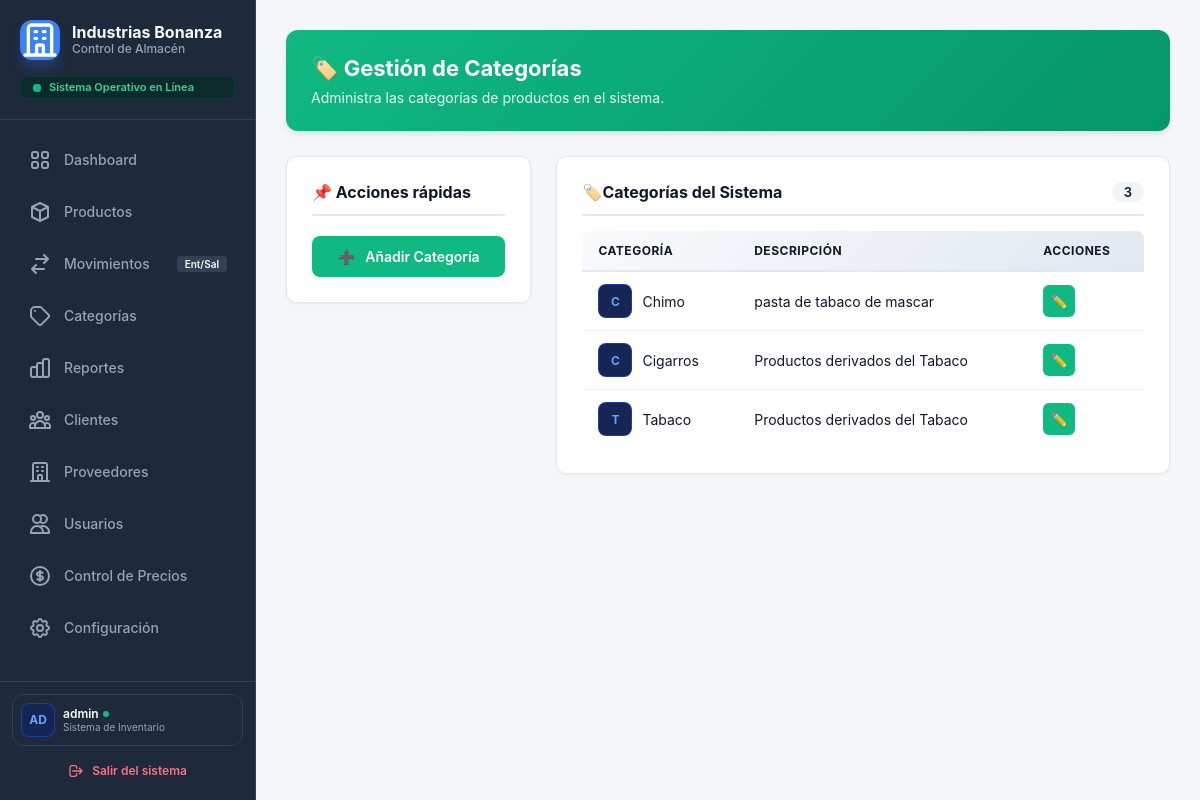
The app's page /index.php?controller=categoria&action=formcategoria (signed in) with its own data.
### tables this page shows
CREATE TABLE `categorias` (
  `id_categoria` int(11) NOT NULL AUTO_INCREMENT,
  `nombre` varchar(50) NOT NULL,
  `descripcion` varchar(255) DEFAULT NULL,
  `estado` tinyint(1) DEFAULT 1,
  PRIMARY KEY (`id_categoria`)
);

### app/controller/categoriaController.php (called while the page is built, shortened)
<?php
require_once __DIR__ . '/../model/categoriaModel.php';
class CategoriaController {
    private $categoriaModel;
    public function __construct() {
        $database = new Database();
        $pdo = $database->getConnection();
        $this->categoriaModel = new CategoriaModel($pdo);
    }
    public function formcategoria() {
        $categorias = $this->categoriaModel->getAll();
        require_once __DIR__ . '/../../app/views/categorias/categorias.php';
    }
}
?>

### public/index.php (called while the page is built, shortened)
<?php
$controlador = $_GET['controller'] ?? 'sistema';
$accion      = $_GET['action']     ?? 'index';
$controlador = is_string($controlador) ? strtolower($controlador) : '';
$accion      = is_string($accion)      ? strtolower($accion)      : '';
$definicion = $rutas[$controlador];
$ruta       = $definicion['acciones'][$accion];
$json       = $ruta['json'];
try {
    $instancia = new $clase();
    $instancia->$accion();
} catch (Throwable $e) {
    registrarEvento('error_interno', $controlador . '/' . $accion . ': ' . $e->getMessage());
    responderError(
        500,
        MODO_DESARROLLO ? $e->getMessage() : 'Ocurrió un error interno. Inténtalo de nuevo más tarde.',
        $json
    );
}

### app/model/categoriaModel.php (called while the page is built, shortened)
<?php
    class CategoriaModel{
        private $pdo;
        public function __construct($pdo){
            $this->pdo = $pdo;
        }
        public function getAll(){
            $stmt = $this->pdo->query("SELECT * FROM categorias  ORDER BY nombre ASC");
            return $stmt->fetchAll(PDO::FETCH_ASSOC);
        }
}
?>

### app/views/categorias/categorias.php (the view, shortened to what this page needs)
<!DOCTYPE html>
<html lang="es">
<head>
    <link rel="stylesheet" href="assets/css/sidebar.css" />
    <link rel="stylesheet" href="assets/css/categoria.css" />
</head>
<body>
    <?php require_once __DIR__ . '/../layouts/sidebar.php'; ?>
    <main class="main">
        <div class="welcome-card">
            <h1>🏷️ Gestión de Categorías</h1>
            <p>Administra las categorías de productos en el sistema.</p>
        </div>
        <div class="users-section">
            <div class="actions-panel">
                <h3>📌 Acciones rápidas</h3>
                <div class="btn-group">
                    <a href="index.php?controller=categoria&action=fromcrearCategoria" class="btn-action btn-add-user">
                        <span class="icon-add"></span> Añadir Categoría
                    </a>
                </div>
            </div>
            <div class="users-list-panel">
                <h3>
                     🏷️Categorías del Sistema
                    <span class="user-counter">
                        <?php echo isset($categorias) ? count($categorias) : 0; ?>
                    </span>
                </h3>
                <div class="table-container">
                    <table class="users-table">
                        <thead>
                            <tr>
                                <th>Categoría</th>
                                <th>Descripción</th>
                                <th>Acciones</th>
                            </tr>
                        </thead>
                        <tbody>
                            <?php if (!empty($categorias)): ?>
                                <?php foreach ($categorias as $categoria): ?>
                                    <tr>
                                        <td>
                                            <div class="user-name-display">
                                                <div class="user-avatar">
                                                    <?= strtoupper(substr(htmlspecialchars($categoria['nombre'] ?? 'C'), 0, 1)) ?>
                                                </div>
                                                <span><?= htmlspecialchars($categoria['nombre'] ?? '') ?></span>
                                            </div>
                                        </td>
                                        <td>
                                            <?= htmlspecialchars($categoria['descripcion'] ?? '') ?>
                                        </td>
                                        <td>
                                            <a href="index.php?controller=categoria&action=fromeditarCategoria&id=<?= $categoria['id_categoria'] ?? '' ?>"
                                                   class="btn-table btn-edit"
                                                   title="Editar categoría">
                                                    <span class="icon-edit"></span>
                                            </a>
                                        </td>
                                    </tr>
                                <?php endforeach; ?>
                            <?php endif; ?>
                        </tbody>
                    </table>
                </div>
            </div>
        </div>
    </main>
</body>
</html>

### public/assets/css/sidebar.css (style rules this page uses)
:root { --sidebar-bg: #1e293b; --sidebar-border: #334155; --sidebar-text: #f8fafc; --sidebar-text-muted: #94a3b8; --sidebar-hover: #334155; --bonanza-blue: #3b82f6; }
body { display: flex; min-height: 100vh; margin: 0; font-family: 'Inter', 'Segoe UI', Roboto, sans-serif; background-color: #f4f6f9; }
.user-avatar { width: 32px; height: 32px; border-radius: 0.5rem; background-color: #172554; border: 1px solid rgba(29, 78, 216, 0.6); color: #60a5fa; font-size: 12px; font-weight: 700; display: flex; align-items: center; justify-content: center; flex-shrink: 0; text-transform: uppercase; }

### public/assets/css/categoria.css (style rules this page uses)
.main { flex: 1; padding: 30px; box-sizing: border-box; min-height: 100vh; }
.users-section { display: grid; grid-template-columns: 1fr 2.5fr; gap: 25px; margin-top: 20px; }
.actions-panel { background-color: #ffffff; padding: 25px; border-radius: 10px; border: 1px solid #e2e8f0; box-shadow: 0 1px 3px rgba(0, 0, 0, 0.05); align-self: start; }
.actions-panel h3 { color: #0f172a; font-size: 16px; margin-top: 0; margin-bottom: 20px; border-bottom: 2px solid #e2e8f0; padding-bottom: 12px; }
.btn-group { display: flex; flex-direction: column; gap: 12px; }
.btn-action { display: inline-flex; align-items: center; justify-content: center; gap: 10px; padding: 12px 20px; border: none; border-radius: 8px; font-size: 14px; font-weight: 600; cursor: pointer; transition: all 0.3s ease; text-decoration: none; color: #ffffff; }
.btn-add-user { background-color: #10b981; }
.users-list-panel { background-color: #ffffff; padding: 25px; border-radius: 10px; border: 1px solid #e2e8f0; box-shadow: 0 1px 3px rgba(0, 0, 0, 0.05); }
.users-list-panel h3 { color: #0f172a; font-size: 16px; margin-top: 0; margin-bottom: 15px; border-bottom: 2px solid #e2e8f0; padding-bottom: 12px; display: flex; justify-content: space-between; align-items: center; }
.user-counter { background: #f1f5f9; padding: 2px 12px; border-radius: 12px; font-size: 13px; color: #0f172a; font-weight: 600; }
.table-container { overflow-x: auto; }
.users-table { width: 100%; border-collapse: collapse; border-radius: 8px; overflow: hidden; }
.users-table thead { background: linear-gradient(135deg, #f8fafc, #e2e8f0); }
.users-table th { text-align: left; padding: 12px 16px; color: #0f172a; font-size: 12px; font-weight: 700; text-transform: uppercase; letter-spacing: 0.5px; border-bottom: 2px solid #e2e8f0; }
.users-table td { padding: 12px 16px; color: #0f172a; font-size: 14px; border-bottom: 1px solid #f1f5f9; }
.users-table tbody tr { transition: all 0.2s ease; }
.users-table tbody tr:last-child td { border-bottom: none; }
.user-name-display { display: flex; align-items: center; gap: 10px; }
.btn-table { display: inline-flex; align-items: center; justify-content: center; width: 32px; height: 32px; border: none; border-radius: 6px; cursor: pointer; transition: all 0.2s ease; text-decoration: none; color: #ffffff; font-size: 13px; }
.btn-edit { background-color: #10b981; }
.welcome-card { background: linear-gradient(135deg, #10b981, #059669); color: #ffffff; padding: 25px; border-radius: 12px; margin-bottom: 25px; box-shadow: 0 4px 6px -1px rgba(0, 0, 0, 0.1); }
.welcome-card h1 { font-size: 22px; margin-bottom: 8px; margin-top: 0; }
.welcome-card p { opacity: 0.9; font-size: 14px; margin: 0; }
.icon-add::before { content: "➕ "; }
.icon-edit::before { content: "✏️"; }

### records on screen
categorias: nombre "C", nombre "Chimo", descripcion "pasta de tabaco de mascar"
categorias: nombre "C", nombre "Cigarros", descripcion "Productos derivados del Tabaco"
categorias: nombre "T", nombre "Tabaco", descripcion "Productos derivados del Tabaco"

### other values on screen
substr($_SESSION['username'] ?? 'US', 0, 2) "AD"
$_SESSION['username'] "admin"
count($categorias) "3"
